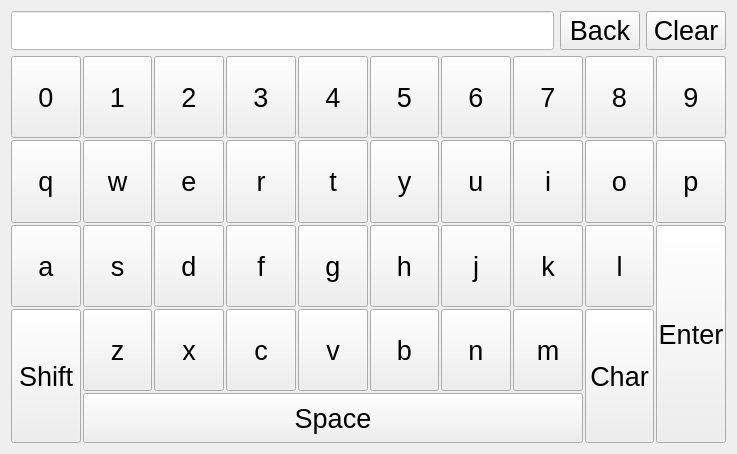
<?xml version="1.0" encoding="UTF-8"?>
<ui version="4.0">
 <class>Keyboard</class>
 <widget class="QWidget" name="Keyboard">
  <property name="windowModality">
   <enum>Qt::NonModal</enum>
  </property>
  <property name="geometry">
   <rect>
    <x>0</x>
    <y>0</y>
    <width>737</width>
    <height>454</height>
   </rect>
  </property>
  <property name="font">
   <font>
    <pointsize>20</pointsize>
   </font>
  </property>
  <property name="windowTitle">
   <string notr="true">Keyboard</string>
  </property>
  <property name="styleSheet">
   <string notr="true"/>
  </property>
  <layout class="QVBoxLayout" name="verticalLayout">
   <item>
    <layout class="QHBoxLayout" name="horizontalLayout">
     <item>
      <widget class="QLineEdit" name="lineEdit">
       <property name="font">
        <font>
         <pointsize>20</pointsize>
        </font>
       </property>
       <property name="styleSheet">
        <string notr="true">color: rgb(0, 0, 0);
background-color: rgb(255, 255, 255);</string>
       </property>
      </widget>
     </item>
     <item>
      <widget class="QPushButton" name="backButton">
       <property name="font">
        <font>
         <pointsize>20</pointsize>
        </font>
       </property>
       <property name="text">
        <string>Back</string>
       </property>
      </widget>
     </item>
     <item>
      <widget class="QPushButton" name="clear">
       <property name="font">
        <font>
         <pointsize>20</pointsize>
        </font>
       </property>
       <property name="text">
        <string>Clear</string>
       </property>
      </widget>
     </item>
    </layout>
   </item>
   <item>
    <layout class="QGridLayout" name="gridLayout">
     <property name="spacing">
      <number>2</number>
     </property>
     <item row="1" column="0">
      <widget class="QPushButton" name="Buttonq">
       <property name="sizePolicy">
        <sizepolicy hsizetype="Expanding" vsizetype="Expanding">
         <horstretch>0</horstretch>
         <verstretch>0</verstretch>
        </sizepolicy>
       </property>
       <property name="minimumSize">
        <size>
         <width>20</width>
         <height>0</height>
        </size>
       </property>
       <property name="font">
        <font>
         <pointsize>20</pointsize>
        </font>
       </property>
       <property name="text">
        <string>q</string>
       </property>
      </widget>
     </item>
     <item row="1" column="1">
      <widget class="QPushButton" name="Buttonw">
       <property name="sizePolicy">
        <sizepolicy hsizetype="Expanding" vsizetype="Expanding">
         <horstretch>0</horstretch>
         <verstretch>0</verstretch>
        </sizepolicy>
       </property>
       <property name="minimumSize">
        <size>
         <width>20</width>
         <height>0</height>
        </size>
       </property>
       <property name="font">
        <font>
         <pointsize>20</pointsize>
        </font>
       </property>
       <property name="text">
        <string>w</string>
       </property>
      </widget>
     </item>
     <item row="1" column="2">
      <widget class="QPushButton" name="Buttone">
       <property name="sizePolicy">
        <sizepolicy hsizetype="Expanding" vsizetype="Expanding">
         <horstretch>0</horstretch>
         <verstretch>0</verstretch>
        </sizepolicy>
       </property>
       <property name="minimumSize">
        <size>
         <width>20</width>
         <height>0</height>
        </size>
       </property>
       <property name="font">
        <font>
         <pointsize>20</pointsize>
        </font>
       </property>
       <property name="text">
        <string>e</string>
       </property>
      </widget>
     </item>
     <item row="1" column="3">
      <widget class="QPushButton" name="Buttonr">
       <property name="sizePolicy">
        <sizepolicy hsizetype="Expanding" vsizetype="Expanding">
         <horstretch>0</horstretch>
         <verstretch>0</verstretch>
        </sizepolicy>
       </property>
       <property name="minimumSize">
        <size>
         <width>20</width>
         <height>0</height>
        </size>
       </property>
       <property name="font">
        <font>
         <pointsize>20</pointsize>
        </font>
       </property>
       <property name="text">
        <string>r</string>
       </property>
      </widget>
     </item>
     <item row="1" column="4">
      <widget class="QPushButton" name="Buttont">
       <property name="sizePolicy">
        <sizepolicy hsizetype="Expanding" vsizetype="Expanding">
         <horstretch>0</horstretch>
         <verstretch>0</verstretch>
        </sizepolicy>
       </property>
       <property name="minimumSize">
        <size>
         <width>20</width>
         <height>0</height>
        </size>
       </property>
       <property name="font">
        <font>
         <pointsize>20</pointsize>
        </font>
       </property>
       <property name="text">
        <string>t</string>
       </property>
      </widget>
     </item>
     <item row="1" column="5">
      <widget class="QPushButton" name="Buttony">
       <property name="sizePolicy">
        <sizepolicy hsizetype="Expanding" vsizetype="Expanding">
         <horstretch>0</horstretch>
         <verstretch>0</verstretch>
        </sizepolicy>
       </property>
       <property name="minimumSize">
        <size>
         <width>20</width>
         <height>0</height>
        </size>
       </property>
       <property name="font">
        <font>
         <pointsize>20</pointsize>
        </font>
       </property>
       <property name="text">
        <string>y</string>
       </property>
      </widget>
     </item>
     <item row="1" column="6">
      <widget class="QPushButton" name="Buttonu">
       <property name="sizePolicy">
        <sizepolicy hsizetype="Expanding" vsizetype="Expanding">
         <horstretch>0</horstretch>
         <verstretch>0</verstretch>
        </sizepolicy>
       </property>
       <property name="minimumSize">
        <size>
         <width>20</width>
         <height>0</height>
        </size>
       </property>
       <property name="font">
        <font>
         <pointsize>20</pointsize>
        </font>
       </property>
       <property name="text">
        <string>u</string>
       </property>
      </widget>
     </item>
     <item row="1" column="7">
      <widget class="QPushButton" name="Buttoni">
       <property name="sizePolicy">
        <sizepolicy hsizetype="Expanding" vsizetype="Expanding">
         <horstretch>0</horstretch>
         <verstretch>0</verstretch>
        </sizepolicy>
       </property>
       <property name="minimumSize">
        <size>
         <width>20</width>
         <height>0</height>
        </size>
       </property>
       <property name="font">
        <font>
         <pointsize>20</pointsize>
        </font>
       </property>
       <property name="text">
        <string>i</string>
       </property>
      </widget>
     </item>
     <item row="1" column="8">
      <widget class="QPushButton" name="Buttono">
       <property name="sizePolicy">
        <sizepolicy hsizetype="Expanding" vsizetype="Expanding">
         <horstretch>0</horstretch>
         <verstretch>0</verstretch>
        </sizepolicy>
       </property>
       <property name="minimumSize">
        <size>
         <width>20</width>
         <height>0</height>
        </size>
       </property>
       <property name="font">
        <font>
         <pointsize>20</pointsize>
        </font>
       </property>
       <property name="text">
        <string>o</string>
       </property>
      </widget>
     </item>
     <item row="3" column="1">
      <widget class="QPushButton" name="Buttons">
       <property name="sizePolicy">
        <sizepolicy hsizetype="Expanding" vsizetype="Expanding">
         <horstretch>0</horstretch>
         <verstretch>0</verstretch>
        </sizepolicy>
       </property>
       <property name="minimumSize">
        <size>
         <width>20</width>
         <height>0</height>
        </size>
       </property>
       <property name="font">
        <font>
         <pointsize>20</pointsize>
        </font>
       </property>
       <property name="text">
        <string>s</string>
       </property>
      </widget>
     </item>
     <item row="3" column="2">
      <widget class="QPushButton" name="Buttond">
       <property name="sizePolicy">
        <sizepolicy hsizetype="Expanding" vsizetype="Expanding">
         <horstretch>0</horstretch>
         <verstretch>0</verstretch>
        </sizepolicy>
       </property>
       <property name="minimumSize">
        <size>
         <width>20</width>
         <height>0</height>
        </size>
       </property>
       <property name="font">
        <font>
         <pointsize>20</pointsize>
        </font>
       </property>
       <property name="text">
        <string>d</string>
       </property>
      </widget>
     </item>
     <item row="3" column="3">
      <widget class="QPushButton" name="Buttonf">
       <property name="sizePolicy">
        <sizepolicy hsizetype="Expanding" vsizetype="Expanding">
         <horstretch>0</horstretch>
         <verstretch>0</verstretch>
        </sizepolicy>
       </property>
       <property name="minimumSize">
        <size>
         <width>20</width>
         <height>0</height>
        </size>
       </property>
       <property name="font">
        <font>
         <pointsize>20</pointsize>
        </font>
       </property>
       <property name="text">
        <string>f</string>
       </property>
      </widget>
     </item>
     <item row="3" column="4">
      <widget class="QPushButton" name="Buttong">
       <property name="sizePolicy">
        <sizepolicy hsizetype="Expanding" vsizetype="Expanding">
         <horstretch>0</horstretch>
         <verstretch>0</verstretch>
        </sizepolicy>
       </property>
       <property name="minimumSize">
        <size>
         <width>20</width>
         <height>0</height>
        </size>
       </property>
       <property name="font">
        <font>
         <pointsize>20</pointsize>
        </font>
       </property>
       <property name="text">
        <string>g</string>
       </property>
      </widget>
     </item>
     <item row="3" column="5">
      <widget class="QPushButton" name="Buttonh">
       <property name="sizePolicy">
        <sizepolicy hsizetype="Expanding" vsizetype="Expanding">
         <horstretch>0</horstretch>
         <verstretch>0</verstretch>
        </sizepolicy>
       </property>
       <property name="minimumSize">
        <size>
         <width>20</width>
         <height>0</height>
        </size>
       </property>
       <property name="font">
        <font>
         <pointsize>20</pointsize>
        </font>
       </property>
       <property name="text">
        <string>h</string>
       </property>
      </widget>
     </item>
     <item row="3" column="6">
      <widget class="QPushButton" name="Buttonj">
       <property name="sizePolicy">
        <sizepolicy hsizetype="Expanding" vsizetype="Expanding">
         <horstretch>0</horstretch>
         <verstretch>0</verstretch>
        </sizepolicy>
       </property>
       <property name="minimumSize">
        <size>
         <width>20</width>
         <height>0</height>
        </size>
       </property>
       <property name="font">
        <font>
         <pointsize>20</pointsize>
        </font>
       </property>
       <property name="text">
        <string>j</string>
       </property>
      </widget>
     </item>
     <item row="3" column="8">
      <widget class="QPushButton" name="Buttonl">
       <property name="sizePolicy">
        <sizepolicy hsizetype="Expanding" vsizetype="Expanding">
         <horstretch>0</horstretch>
         <verstretch>0</verstretch>
        </sizepolicy>
       </property>
       <property name="minimumSize">
        <size>
         <width>20</width>
         <height>0</height>
        </size>
       </property>
       <property name="font">
        <font>
         <pointsize>20</pointsize>
        </font>
       </property>
       <property name="text">
        <string>l</string>
       </property>
      </widget>
     </item>
     <item row="4" column="1">
      <widget class="QPushButton" name="Buttonz">
       <property name="sizePolicy">
        <sizepolicy hsizetype="Expanding" vsizetype="Expanding">
         <horstretch>0</horstretch>
         <verstretch>0</verstretch>
        </sizepolicy>
       </property>
       <property name="minimumSize">
        <size>
         <width>20</width>
         <height>0</height>
        </size>
       </property>
       <property name="font">
        <font>
         <pointsize>20</pointsize>
        </font>
       </property>
       <property name="text">
        <string>z</string>
       </property>
      </widget>
     </item>
     <item row="4" column="2">
      <widget class="QPushButton" name="Buttonx">
       <property name="sizePolicy">
        <sizepolicy hsizetype="Expanding" vsizetype="Expanding">
         <horstretch>0</horstretch>
         <verstretch>0</verstretch>
        </sizepolicy>
       </property>
       <property name="minimumSize">
        <size>
         <width>20</width>
         <height>0</height>
        </size>
       </property>
       <property name="font">
        <font>
         <pointsize>20</pointsize>
        </font>
       </property>
       <property name="text">
        <string>x</string>
       </property>
      </widget>
     </item>
     <item row="4" column="4">
      <widget class="QPushButton" name="Buttonv">
       <property name="sizePolicy">
        <sizepolicy hsizetype="Expanding" vsizetype="Expanding">
         <horstretch>0</horstretch>
         <verstretch>0</verstretch>
        </sizepolicy>
       </property>
       <property name="minimumSize">
        <size>
         <width>20</width>
         <height>0</height>
        </size>
       </property>
       <property name="font">
        <font>
         <pointsize>20</pointsize>
        </font>
       </property>
       <property name="text">
        <string>v</string>
       </property>
      </widget>
     </item>
     <item row="4" column="5">
      <widget class="QPushButton" name="Buttonb">
       <property name="sizePolicy">
        <sizepolicy hsizetype="Expanding" vsizetype="Expanding">
         <horstretch>0</horstretch>
         <verstretch>0</verstretch>
        </sizepolicy>
       </property>
       <property name="minimumSize">
        <size>
         <width>20</width>
         <height>0</height>
        </size>
       </property>
       <property name="font">
        <font>
         <pointsize>20</pointsize>
        </font>
       </property>
       <property name="text">
        <string>b</string>
       </property>
      </widget>
     </item>
     <item row="4" column="6">
      <widget class="QPushButton" name="Buttonn">
       <property name="sizePolicy">
        <sizepolicy hsizetype="Expanding" vsizetype="Expanding">
         <horstretch>0</horstretch>
         <verstretch>0</verstretch>
        </sizepolicy>
       </property>
       <property name="minimumSize">
        <size>
         <width>20</width>
         <height>0</height>
        </size>
       </property>
       <property name="font">
        <font>
         <pointsize>20</pointsize>
        </font>
       </property>
       <property name="text">
        <string>n</string>
       </property>
      </widget>
     </item>
     <item row="4" column="7">
      <widget class="QPushButton" name="Buttonm">
       <property name="sizePolicy">
        <sizepolicy hsizetype="Expanding" vsizetype="Expanding">
         <horstretch>0</horstretch>
         <verstretch>0</verstretch>
        </sizepolicy>
       </property>
       <property name="minimumSize">
        <size>
         <width>20</width>
         <height>0</height>
        </size>
       </property>
       <property name="font">
        <font>
         <pointsize>20</pointsize>
        </font>
       </property>
       <property name="text">
        <string>m</string>
       </property>
      </widget>
     </item>
     <item row="4" column="8" rowspan="2">
      <widget class="QPushButton" name="char_2">
       <property name="sizePolicy">
        <sizepolicy hsizetype="Expanding" vsizetype="Expanding">
         <horstretch>0</horstretch>
         <verstretch>0</verstretch>
        </sizepolicy>
       </property>
       <property name="minimumSize">
        <size>
         <width>20</width>
         <height>0</height>
        </size>
       </property>
       <property name="font">
        <font>
         <pointsize>20</pointsize>
        </font>
       </property>
       <property name="text">
        <string>Char</string>
       </property>
       <property name="checkable">
        <bool>true</bool>
       </property>
       <property name="checked">
        <bool>false</bool>
       </property>
      </widget>
     </item>
     <item row="5" column="1" colspan="7">
      <widget class="QPushButton" name="space">
       <property name="minimumSize">
        <size>
         <width>20</width>
         <height>50</height>
        </size>
       </property>
       <property name="font">
        <font>
         <pointsize>20</pointsize>
        </font>
       </property>
       <property name="text">
        <string>Space</string>
       </property>
      </widget>
     </item>
     <item row="0" column="0">
      <widget class="QPushButton" name="Button0">
       <property name="sizePolicy">
        <sizepolicy hsizetype="Expanding" vsizetype="Expanding">
         <horstretch>0</horstretch>
         <verstretch>0</verstretch>
        </sizepolicy>
       </property>
       <property name="minimumSize">
        <size>
         <width>20</width>
         <height>0</height>
        </size>
       </property>
       <property name="font">
        <font>
         <pointsize>20</pointsize>
        </font>
       </property>
       <property name="text">
        <string>0</string>
       </property>
      </widget>
     </item>
     <item row="0" column="1">
      <widget class="QPushButton" name="Button1">
       <property name="sizePolicy">
        <sizepolicy hsizetype="Expanding" vsizetype="Expanding">
         <horstretch>0</horstretch>
         <verstretch>0</verstretch>
        </sizepolicy>
       </property>
       <property name="minimumSize">
        <size>
         <width>20</width>
         <height>0</height>
        </size>
       </property>
       <property name="font">
        <font>
         <pointsize>20</pointsize>
        </font>
       </property>
       <property name="text">
        <string>1</string>
       </property>
      </widget>
     </item>
     <item row="0" column="2">
      <widget class="QPushButton" name="Button2">
       <property name="sizePolicy">
        <sizepolicy hsizetype="Expanding" vsizetype="Expanding">
         <horstretch>0</horstretch>
         <verstretch>0</verstretch>
        </sizepolicy>
       </property>
       <property name="minimumSize">
        <size>
         <width>20</width>
         <height>0</height>
        </size>
       </property>
       <property name="font">
        <font>
         <pointsize>20</pointsize>
        </font>
       </property>
       <property name="text">
        <string>2</string>
       </property>
      </widget>
     </item>
     <item row="0" column="3">
      <widget class="QPushButton" name="Button3">
       <property name="sizePolicy">
        <sizepolicy hsizetype="Expanding" vsizetype="Expanding">
         <horstretch>0</horstretch>
         <verstretch>0</verstretch>
        </sizepolicy>
       </property>
       <property name="minimumSize">
        <size>
         <width>20</width>
         <height>0</height>
        </size>
       </property>
       <property name="font">
        <font>
         <pointsize>20</pointsize>
        </font>
       </property>
       <property name="text">
        <string>3</string>
       </property>
      </widget>
     </item>
     <item row="0" column="4">
      <widget class="QPushButton" name="Button4">
       <property name="sizePolicy">
        <sizepolicy hsizetype="Expanding" vsizetype="Expanding">
         <horstretch>0</horstretch>
         <verstretch>0</verstretch>
        </sizepolicy>
       </property>
       <property name="minimumSize">
        <size>
         <width>20</width>
         <height>0</height>
        </size>
       </property>
       <property name="font">
        <font>
         <pointsize>20</pointsize>
        </font>
       </property>
       <property name="text">
        <string>4</string>
       </property>
      </widget>
     </item>
     <item row="0" column="5">
      <widget class="QPushButton" name="Button5">
       <property name="sizePolicy">
        <sizepolicy hsizetype="Expanding" vsizetype="Expanding">
         <horstretch>0</horstretch>
         <verstretch>0</verstretch>
        </sizepolicy>
       </property>
       <property name="minimumSize">
        <size>
         <width>20</width>
         <height>0</height>
        </size>
       </property>
       <property name="font">
        <font>
         <pointsize>20</pointsize>
        </font>
       </property>
       <property name="text">
        <string>5</string>
       </property>
      </widget>
     </item>
     <item row="0" column="6">
      <widget class="QPushButton" name="Button6">
       <property name="sizePolicy">
        <sizepolicy hsizetype="Expanding" vsizetype="Expanding">
         <horstretch>0</horstretch>
         <verstretch>0</verstretch>
        </sizepolicy>
       </property>
       <property name="minimumSize">
        <size>
         <width>20</width>
         <height>0</height>
        </size>
       </property>
       <property name="font">
        <font>
         <pointsize>20</pointsize>
        </font>
       </property>
       <property name="text">
        <string>6</string>
       </property>
      </widget>
     </item>
     <item row="0" column="7">
      <widget class="QPushButton" name="Button7">
       <property name="sizePolicy">
        <sizepolicy hsizetype="Expanding" vsizetype="Expanding">
         <horstretch>0</horstretch>
         <verstretch>0</verstretch>
        </sizepolicy>
       </property>
       <property name="minimumSize">
        <size>
         <width>20</width>
         <height>0</height>
        </size>
       </property>
       <property name="font">
        <font>
         <pointsize>20</pointsize>
        </font>
       </property>
       <property name="text">
        <string>7</string>
       </property>
      </widget>
     </item>
     <item row="0" column="8">
      <widget class="QPushButton" name="Button8">
       <property name="sizePolicy">
        <sizepolicy hsizetype="Expanding" vsizetype="Expanding">
         <horstretch>0</horstretch>
         <verstretch>0</verstretch>
        </sizepolicy>
       </property>
       <property name="minimumSize">
        <size>
         <width>20</width>
         <height>0</height>
        </size>
       </property>
       <property name="font">
        <font>
         <pointsize>20</pointsize>
        </font>
       </property>
       <property name="text">
        <string>8</string>
       </property>
      </widget>
     </item>
     <item row="0" column="9">
      <widget class="QPushButton" name="Button9">
       <property name="sizePolicy">
        <sizepolicy hsizetype="Expanding" vsizetype="Expanding">
         <horstretch>0</horstretch>
         <verstretch>0</verstretch>
        </sizepolicy>
       </property>
       <property name="minimumSize">
        <size>
         <width>20</width>
         <height>0</height>
        </size>
       </property>
       <property name="font">
        <font>
         <pointsize>20</pointsize>
        </font>
       </property>
       <property name="text">
        <string>9</string>
       </property>
      </widget>
     </item>
     <item row="1" column="9">
      <widget class="QPushButton" name="Buttonp">
       <property name="sizePolicy">
        <sizepolicy hsizetype="Expanding" vsizetype="Expanding">
         <horstretch>0</horstretch>
         <verstretch>0</verstretch>
        </sizepolicy>
       </property>
       <property name="minimumSize">
        <size>
         <width>20</width>
         <height>0</height>
        </size>
       </property>
       <property name="font">
        <font>
         <pointsize>20</pointsize>
        </font>
       </property>
       <property name="text">
        <string>p</string>
       </property>
      </widget>
     </item>
     <item row="3" column="9" rowspan="3">
      <widget class="QPushButton" name="enterButton">
       <property name="sizePolicy">
        <sizepolicy hsizetype="Expanding" vsizetype="Expanding">
         <horstretch>0</horstretch>
         <verstretch>0</verstretch>
        </sizepolicy>
       </property>
       <property name="minimumSize">
        <size>
         <width>20</width>
         <height>0</height>
        </size>
       </property>
       <property name="font">
        <font>
         <pointsize>20</pointsize>
        </font>
       </property>
       <property name="text">
        <string>Enter</string>
       </property>
      </widget>
     </item>
     <item row="3" column="0">
      <widget class="QPushButton" name="Buttona">
       <property name="sizePolicy">
        <sizepolicy hsizetype="Expanding" vsizetype="Expanding">
         <horstretch>0</horstretch>
         <verstretch>0</verstretch>
        </sizepolicy>
       </property>
       <property name="minimumSize">
        <size>
         <width>20</width>
         <height>0</height>
        </size>
       </property>
       <property name="font">
        <font>
         <pointsize>20</pointsize>
        </font>
       </property>
       <property name="text">
        <string>a</string>
       </property>
      </widget>
     </item>
     <item row="4" column="0" rowspan="2">
      <widget class="QPushButton" name="shift">
       <property name="sizePolicy">
        <sizepolicy hsizetype="Expanding" vsizetype="Expanding">
         <horstretch>0</horstretch>
         <verstretch>0</verstretch>
        </sizepolicy>
       </property>
       <property name="minimumSize">
        <size>
         <width>20</width>
         <height>0</height>
        </size>
       </property>
       <property name="font">
        <font>
         <pointsize>20</pointsize>
        </font>
       </property>
       <property name="styleSheet">
        <string notr="true"/>
       </property>
       <property name="text">
        <string>Shift</string>
       </property>
       <property name="checkable">
        <bool>false</bool>
       </property>
      </widget>
     </item>
     <item row="4" column="3">
      <widget class="QPushButton" name="Buttonc">
       <property name="sizePolicy">
        <sizepolicy hsizetype="Expanding" vsizetype="Expanding">
         <horstretch>0</horstretch>
         <verstretch>0</verstretch>
        </sizepolicy>
       </property>
       <property name="minimumSize">
        <size>
         <width>20</width>
         <height>0</height>
        </size>
       </property>
       <property name="font">
        <font>
         <pointsize>20</pointsize>
        </font>
       </property>
       <property name="text">
        <string>c</string>
       </property>
      </widget>
     </item>
     <item row="3" column="7">
      <widget class="QPushButton" name="Buttonk">
       <property name="sizePolicy">
        <sizepolicy hsizetype="Expanding" vsizetype="Expanding">
         <horstretch>0</horstretch>
         <verstretch>0</verstretch>
        </sizepolicy>
       </property>
       <property name="minimumSize">
        <size>
         <width>20</width>
         <height>0</height>
        </size>
       </property>
       <property name="font">
        <font>
         <pointsize>20</pointsize>
        </font>
       </property>
       <property name="text">
        <string>k</string>
       </property>
      </widget>
     </item>
    </layout>
   </item>
  </layout>
 </widget>
 <resources/>
 <connections/>
</ui>
